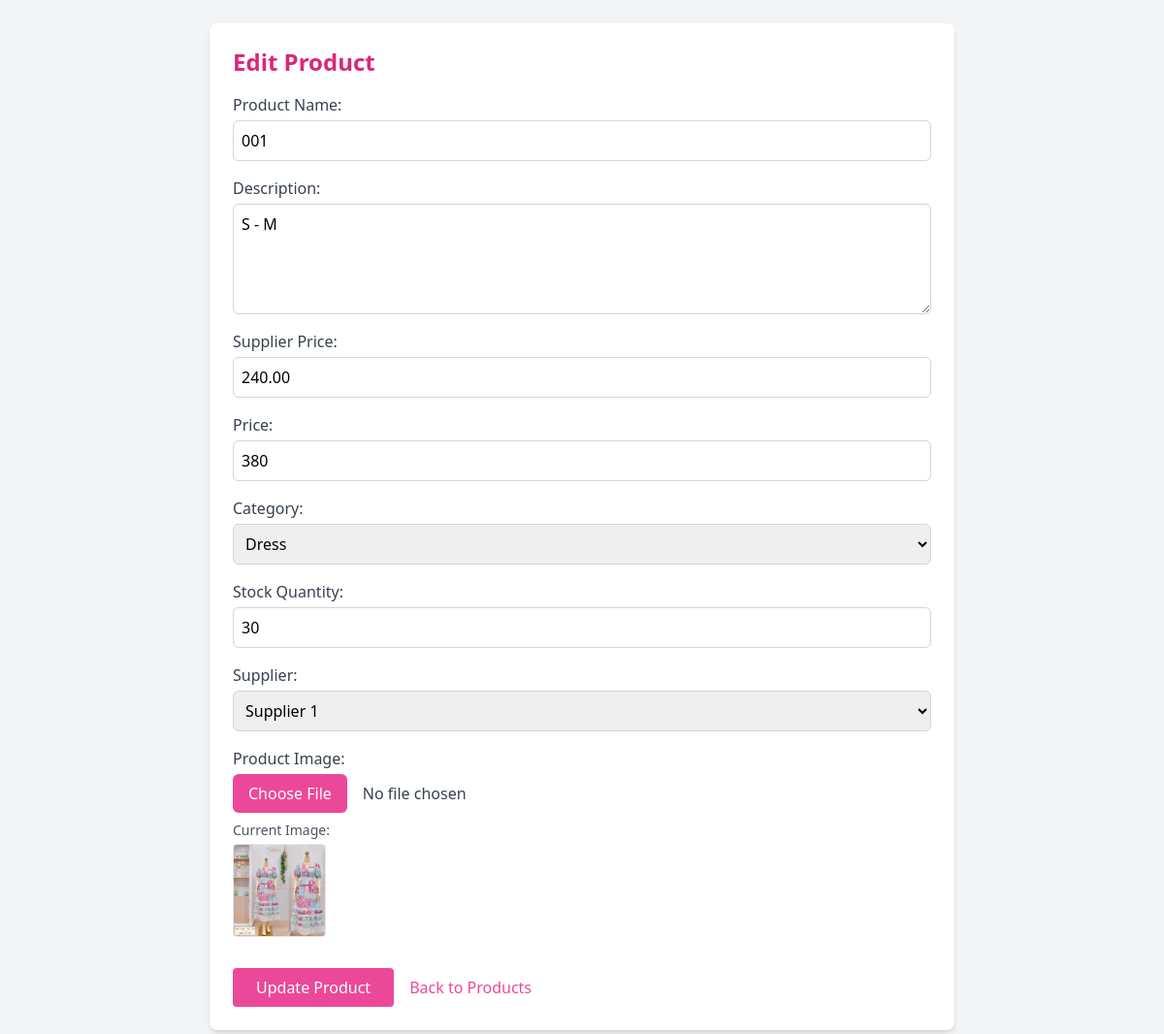
Page /edit_product.php?id=1 on the committed database.
### tables this page shows
CREATE TABLE `products` (
  `product_id` int(11) NOT NULL,
  `product_name` varchar(255) DEFAULT NULL,
  `description` text DEFAULT NULL,
  `price_id` int(11) DEFAULT NULL,
  `stocks` int(11) DEFAULT NULL,
  `category_id` int(11) DEFAULT NULL,
  `image_url` varchar(255) DEFAULT NULL,
  `created_at` timestamp NOT NULL DEFAULT current_timestamp(),
  `supplier_id` int(11) DEFAULT NULL,
  `supplier_price` decimal(10,2) NOT NULL,
  `revenue` decimal(10,2) GENERATED ALWAYS AS (`price_id` - `supplier_price`) STORED
);

### edit_product.php (the view, shortened to what this page needs)
<?php
require 'conn.php';
$product_id = intval($_GET['id']);
$sql = "SELECT p.*, p.supplier_price FROM products p
        LEFT JOIN suppliers s ON p.supplier_id = s.supplier_id
        WHERE p.product_id = ?";
$stmt = $conn->prepare($sql);
$stmt->bind_param("i", $product_id);
$stmt->execute();
$result = $stmt->get_result();
$product = $result->fetch_assoc();
$category_query = "SELECT category_id, category_name FROM categories";
$category_result = $conn->query($category_query);
$supplier_query = "SELECT supplier_id, supplier_name FROM suppliers";
$supplier_result = $conn->query($supplier_query);
?>
<!DOCTYPE html>
<html lang="en">
<head>
    <script src="https://cdn.tailwindcss.com"></script>
</head>
<body class="bg-gray-100 min-h-screen p-6">
    <div class="max-w-3xl mx-auto bg-white p-6 rounded-lg shadow-md">
        <h2 class="text-2xl font-bold text-pink-600 mb-4">Edit Product</h2>
        <form action="edit_product.php?id=<?php echo $product_id; ?>" method="POST" enctype="multipart/form-data" class="space-y-4">
            <div>
                <label class="block font-medium text-gray-700">Product Name:</label>
                <input type="text" name="product_name" required
                    value="<?php echo htmlspecialchars($product['product_name']); ?>"
                    class="mt-1 block w-full border border-gray-300 rounded-md p-2 focus:outline-none focus:ring-2 focus:ring-pink-400">
            </div>
            <div>
                <label class="block font-medium text-gray-700">Description:</label>
                <textarea name="description" rows="4" required
                    class="mt-1 block w-full border border-gray-300 rounded-md p-2 focus:outline-none focus:ring-2 focus:ring-pink-400"><?php echo htmlspecialchars($product['description']); ?></textarea>
            </div>
            <div>
    <label class="block font-medium text-gray-700">Supplier Price:</label>
    <input type="number" step="0.01" name="supplier_price" required
           value="<?php echo $product['supplier_price']; ?>"
           class="mt-1 block w-full border border-gray-300 rounded-md p-2 focus:outline-none focus:ring-2 focus:ring-pink-400">
</div>
<div>
    <label class="block font-medium text-gray-700">Price:</label>
    <input type="number" step="0.01" name="price" required
        value="<?php echo htmlspecialchars($product['price_id']); ?>"
        class="mt-1 block w-full border border-gray-300 rounded-md p-2 focus:outline-none focus:ring-2 focus:ring-pink-400">
</div>
            <div>
                <label class="block font-medium text-gray-700">Category:</label>
                <select name="category" required
                    class="mt-1 block w-full border border-gray-300 rounded-md p-2 focus:outline-none focus:ring-2 focus:ring-pink-400">
                    <?php
                    if ($category_result->num_rows > 0) {
                        while ($row = $category_result->fetch_assoc()) {
                            $selected = ($product['category_id'] == $row['category_id']) ? "selected" : "";
                            echo "<option value='" . $row['category_id'] . "' $selected>" . htmlspecialchars($row['category_name']) . "</option>";
                        }
                    } else {
                        echo "<option value=''>No categories available</option>";
                    }
                    ?>
                </select>
            </div>
            <div>
                <label class="block font-medium text-gray-700">Stock Quantity:</label>
                <input type="number" name="stocks" required
                    value="<?php echo $product['stocks']; ?>"
                    class="mt-1 block w-full border border-gray-300 rounded-md p-2 focus:outline-none focus:ring-2 focus:ring-pink-400">
            </div>
            <div>
                <label class="block font-medium text-gray-700">Supplier:</label>
                <select name="supplier" required
                    class="mt-1 block w-full border border-gray-300 rounded-md p-2 focus:outline-none focus:ring-2 focus:ring-pink-400">
                    <?php
                    if ($supplier_result->num_rows > 0) {
                        while ($row = $supplier_result->fetch_assoc()) {
                            $selected = ($product['supplier_id'] == $row['supplier_id']) ? "selected" : "";
                            echo "<option value='" . $row['supplier_id'] . "' $selected>" . htmlspecialchars($row['supplier_name']) . "</option>";
                        }
                    } else {
                        echo "<option value=''>No suppliers available</option>";
                    }
                    ?>
                </select>
            </div>
            <div>
                <label class="block font-medium text-gray-700">Product Image:</label>
                <input type="file" name="image" accept="image/*"
                    class="mt-1 block w-full text-gray-700 file:mr-4 file:py-2 file:px-4 file:rounded-md file:border-0 file:bg-pink-500 file:text-white hover:file:bg-pink-600">
                <?php if (!empty($product['image_url'])): ?>
                    <p class="mt-2 text-sm text-gray-600">Current Image:</p>
                    <img src="<?php echo htmlspecialchars($product['image_url']); ?>" alt="Product Image" class="mt-1 w-24 h-24 rounded border">
                <?php endif; ?>
            </div>
            <div class="flex gap-4 pt-4">
                <input type="submit" value="Update Product"
                    class="bg-pink-500 text-white px-6 py-2 rounded hover:bg-pink-600 transition-all cursor-pointer">
                <a href="products.php"
                    class="text-pink-500 hover:underline self-center">Back to Products</a>
            </div>
        </form>
    </div>
</body>
</html>

### rows in the picture
products: product_name "001", description "S - M", supplier_price "240.00", price "380", stocks "30", image_url (picture)

### other values in the picture
form field category "Dress"
form field supplier "Supplier 1"
